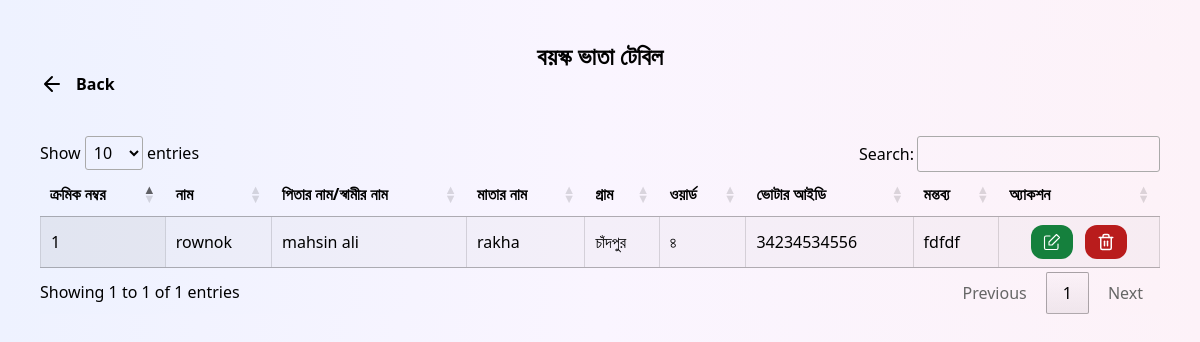
The app's page /boyoskotable.php (signed in), older data.
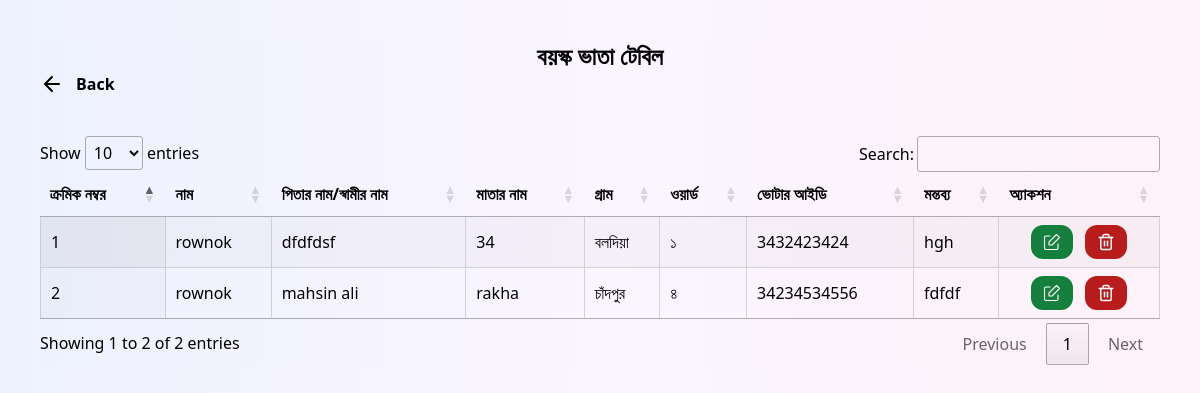
The same page, newer data.
### tables this page shows
CREATE TABLE `boyoskovata` (
  `id` int(11) NOT NULL,
  `slno` varchar(11) NOT NULL,
  `name` varchar(255) NOT NULL,
  `fatherhusband` varchar(255) NOT NULL,
  `mothername` varchar(255) NOT NULL,
  `gram` varchar(255) NOT NULL,
  `word` varchar(255) NOT NULL,
  `voterid` varchar(255) NOT NULL,
  `montobbo` varchar(255) DEFAULT NULL
);

### boyoskotable.php (the view, shortened to what this page needs)
<!doctype html>
<html>
<head>
  <link rel="stylesheet" href="https://cdn.datatables.net/1.13.5/css/jquery.dataTables.min.css">
  <link rel="stylesheet" href="style.css">
  <script src="https://cdn.tailwindcss.com"></script>
</head>
<body class="md:px-10 mx-auto bg-gradient-to-r from-indigo-50 via-purple-50 to-pink-50 z-40">
 <div class="bg-gradient-to-r from-indigo-50 via-purple-50 to-pink-50 z-40">
     <p class='text-center text-2xl font-semibold mt-10'>বয়স্ক ভাতা টেবিল</p>
     <a href="./userhome.php"
        class="text-center mb-3 font-semibold flex gap-3 items-center sticky top-0 left-0  ">
         <svg xmlns="http://www.w3.org/2000/svg" width="24" height="24" viewBox="0 0 24 24" fill="none"
              stroke="#000000" stroke-width="2" stroke-linecap="round" stroke-linejoin="round">
             <path d="M19 12H6M12 5l-7 7 7 7" />
         </svg>
         Back</a>
     <div class="my-10">
         <table id="myTable" class="cell-border display responsive wrap" style="width:100%">
             <thead>
             <tr>
                 <th data-priority="1">ক্রমিক নম্বর</th>
                 <th data-priority="1">নাম</th>
                 <th data-priority="2">পিতার নাম/স্বামীর নাম</th>
                 <th data-priority="2">মাতার নাম</th>
                 <th data-priority="2">গ্রাম</th>
                 <th data-priority="2">ওয়ার্ড</th>
                 <th data-priority="2">ভোটার আইডি</th>
                 <th data-priority="2">মন্তব্য</th>
                 <th data-priority="2">অ্যাকশন</th>
             </tr>
             </thead>
             <tbody>
             <?php
             include './_dbconnect.php';
             $query = "SELECT * FROM `boyoskovata`";
             $poriciti = mysqli_query($con, $query);
             while ($row = mysqli_fetch_assoc($poriciti)) {
                 $id = $row['id'];
                 ?>
                 <tr class="flex flex-col flex-no wrap sm:table-row mb-2 sm:mb-0">
                     <td class=''><?= $row['slno'] ?></td>
                     <td class=''><?= $row['name'] ?></td>
                     <td class=''><?= $row['fatherhusband'] ?></td>
                     <td class=''><?= $row['mothername'] ?></td>
                     <td class=''><?= $row['gram'] ?></td>
                     <td class=''><?= $row['word'] ?></td>
                     <td class=''><?= $row['voterid'] ?></td>
                     <td class=''><?= $row['montobbo'] ?></td>
                     <td class=''>
                         <div class="flex gap-3 justify-center items-center w-full">
                             <a href='boyoskoedit.php?id=<?php echo $id; ?>' class='px-3 py-2 cursor-pointer rounded-xl text-white text-sm  bg-green-700 hover:bg-green-600  duration-300 transition flex items-center gap-1'>
                             </a>
                             <a href='./boyoskodelete.php?id=<?php echo $id; ?>' class='px-3 py-2 cursor-pointer rounded-xl text-white text-sm  bg-red-700 hover:bg-red-600  duration-300 transition flex items-center gap-1'>
                             </a>
                         </div>
                     </td>
                 </tr>
                 <?php
             }
             ?>
             </tbody>
         </table>
     </div>
 </div>
</body>
</html>

Row changes from the older to the newer data that the page shows:
changed boyoskovata "mahsin ali": slno "1" → "2"
added boyoskovata: slno "1", name "rownok", fatherhusband "dfdfdsf", mothername "34", gram "বলদিয়া", word "১", voterid "3432423424", montobbo "hgh"
Text that changed along with them:
text written by a page script: "Show entries Search: Showing 1 to 1 of 1 entries Previous 1 Next" → "Show entries Search: Showing 1 to 2 of 2 entries Previous 1 Next"
